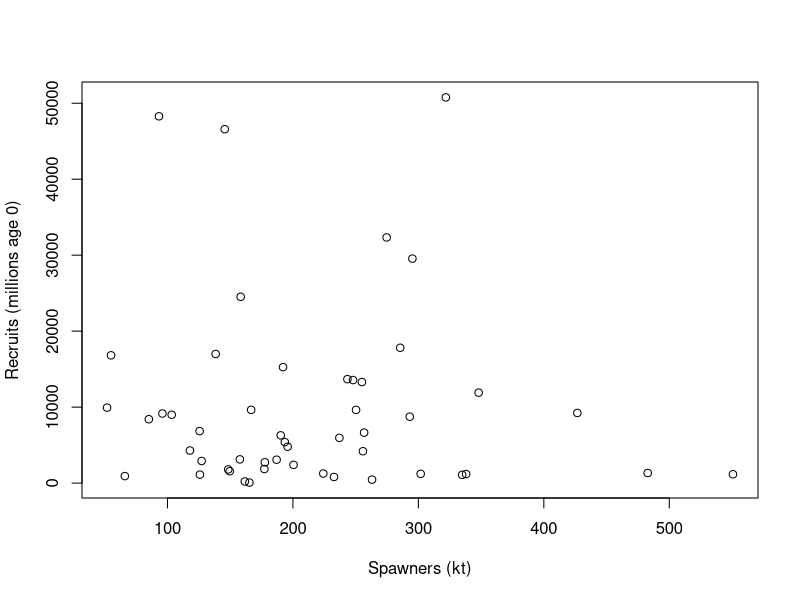
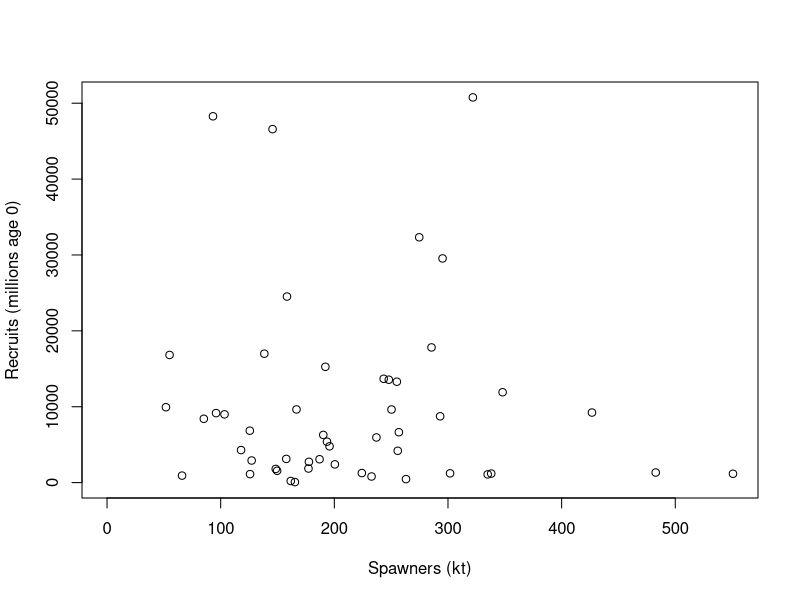
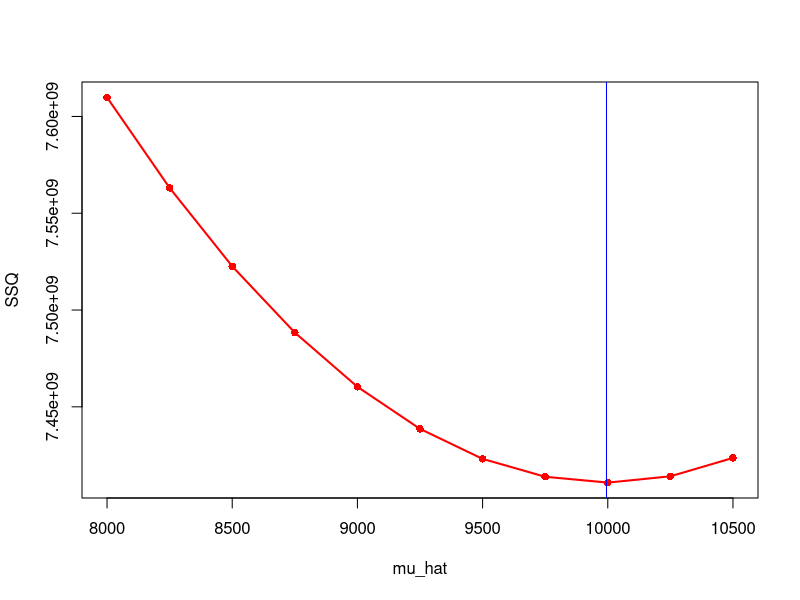
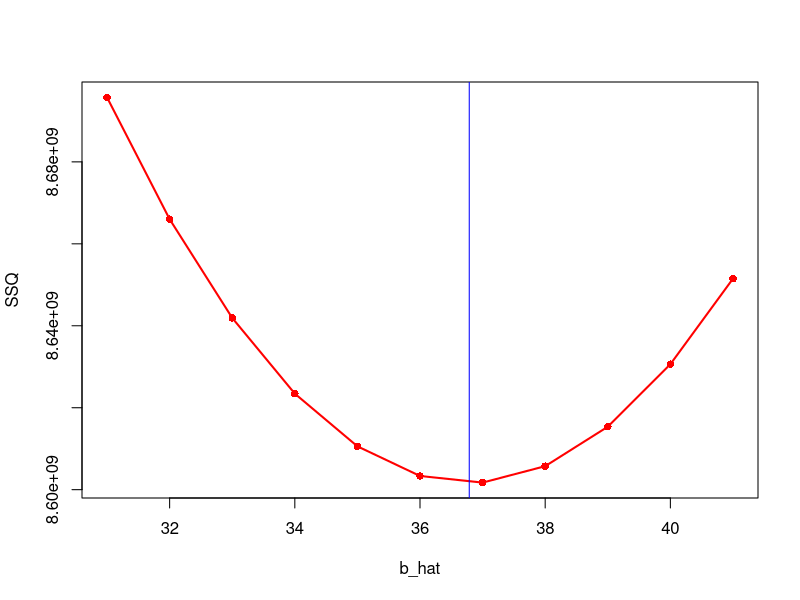
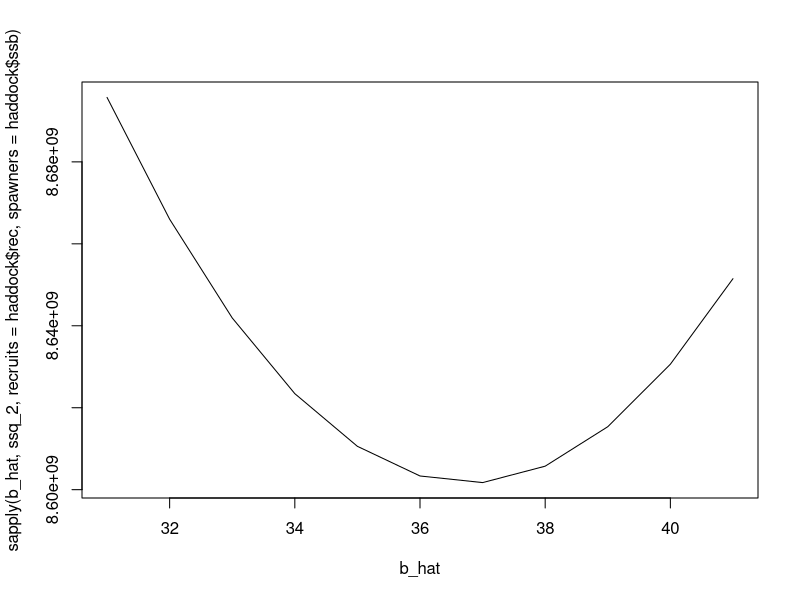
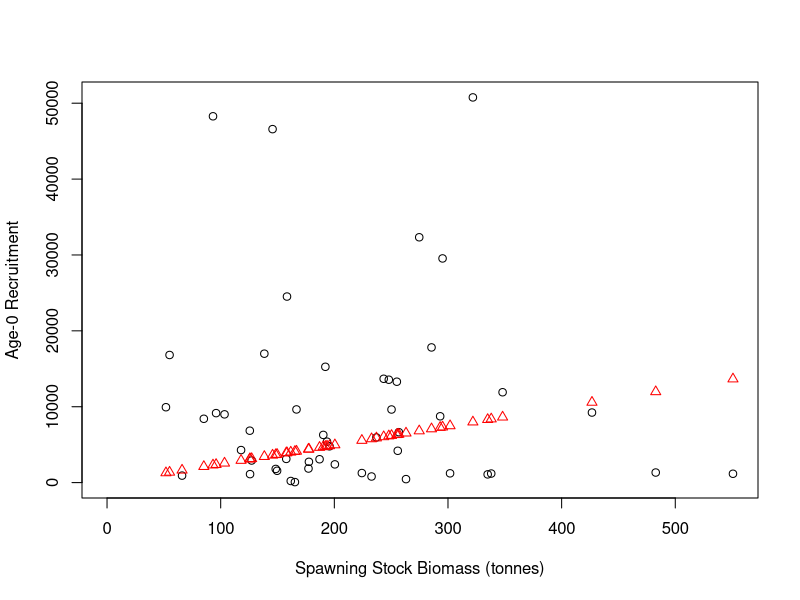
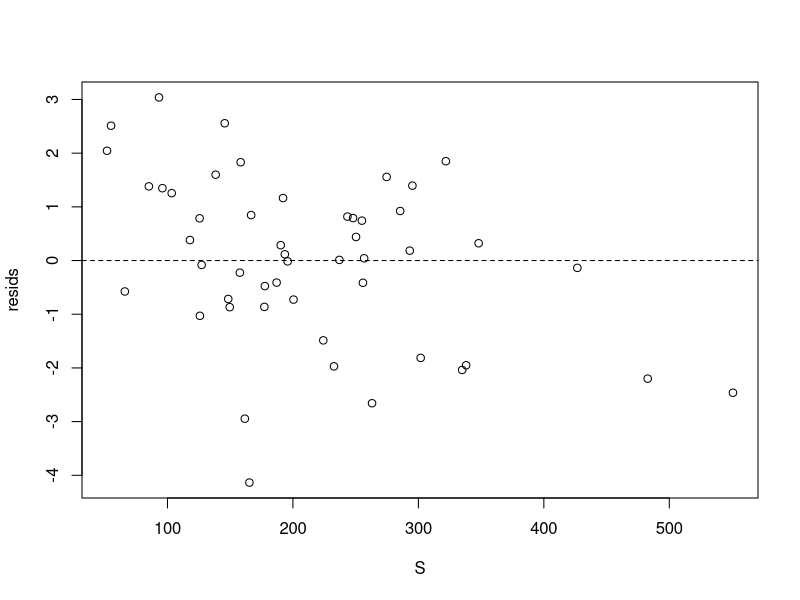
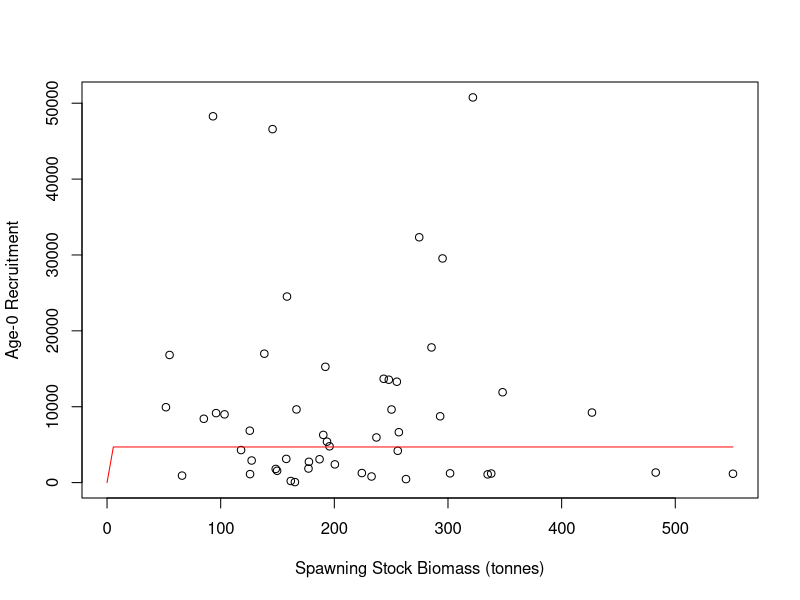

These charts were generated, in order, by the following R code:
# Fitting Models to Data in R

# Colin Millar, modified from Iago Mosqueira and Ernesto Jardim

# This script shows the steps followed to fit a stock-recruitment model to
# in the file 'northern_shelf_haddock_SR.csv'


#==============================================================================
# Load and explore data
#==============================================================================

# load data from comma-separated file to data.frame
haddock <- read.csv(file = '02_Model_fitting/northern_shelf_haddock_SR.csv', header = TRUE)

# take a look at what we have
head(haddock) # this looks at the first 6 rows
str(haddock) # this lets us inspect what the columns contain

# lets rename some columns because I am lazy and want the code to be
# readable and easier to type
names(haddock)
names(haddock) <- c("yc", "ssb", "rec")
head(haddock)

# to access the diffrent columns use '$' i.e to see the SSB values:
haddock$ssb
# and to see observed recruitment
haddock$rec

# initial plot of SSB vs. recruits
plot(
  rec ~ ssb,
  data = haddock, # look in haddock for x and y values
  xlab = "Spawners (kt)",
  ylab = "Recruits (millions age 0)"
)

# probably better to set x and y limits to start at zero
plot(
  rec ~ ssb,
  data = haddock, # look in haddock for x and y values
  xlim = c(0, max(ssb)), # set x limits
  ylim = c(0, max(rec)), # set y limits
  xlab = "Spawners (kt)",
  ylab = "Recruits (millions age 0)"
)



###############################################################################
# Some haddocke to mimic what was done in the lecture
###############################################################################

# estimate the mean
####################

# analytical solution
mu <- sum(haddock$rec) / length(haddock$rec)

# define a range of estimates to try
mu_hat <- seq(8000, 10500, by = 250)

# create a matrix of residuals, like in the spreadsheet
recruits <- matrix(haddock$rec, nrow = length(haddock$rec), ncol = length(mu_hat), byrow = FALSE)
mu_hats <- matrix(mu_hat, nrow = length(haddock$rec), ncol = length(mu_hat), byrow = TRUE)

residuals <- recruits - mu_hats

SSQ <- colSums(residuals^2)

# plot the sums of squares line
plot(mu_hat, SSQ, col = "red", lwd = 2, type = "l")
points(mu_hat, SSQ, col = "red", pch = 16)
abline(v = mu, col = "blue")


# estimate the mean
####################

# analytical solution
b <- sum(haddock$rec * haddock$ssb) / sum(haddock$ssb^2)

# define a range of estimates to try
b_hat <- seq(31, 41, by = 1)

# create a matrix of residuals, like in the spreadsheet
recruits <- matrix(haddock$rec, nrow = length(haddock$rec), ncol = length(b_hat), byrow = FALSE)
spawners <- matrix(haddock$ssb, nrow = length(haddock$rec), ncol = length(b_hat), byrow = FALSE)
b_hats <- matrix(b_hat, nrow = length(haddock$rec), ncol = length(b_hat), byrow = TRUE)

residuals <- recruits - spawners * b_hats

SSQ <- colSums(residuals^2)

# plot the sums of squares line
plot(b_hat, SSQ, col = "red", lwd = 2, type = "l")
points(b_hat, SSQ, col = "red", pch = 16)
abline(v = b, col = "blue")

# here is a quick attempt at turning this into a function

ssq_2 <- function(b, recruits, spawners) {
  residuals <- recruits - spawners * b
  sum(residuals^2)
}

plot(
  b_hat,
  sapply(b_hat, ssq_2, recruits = haddock$rec, spawners = haddock$ssb),
  type = "l"
)




###############################################################################
# We are now going to demonstrate the same techniques employed in the spreadsheet
# solution to the assignment
###############################################################################

#==============================================================================
# Beverton and holt recruitmet model R=b1*S/(b2+S)
#==============================================================================


#------------------------------------------------------------------------------
# (1) Calculate predicted R for each year
# Rpred = b1 * S / (b2 + S)
#------------------------------------------------------------------------------

# starting values for b1 and b2
a <- 1
b <- 1

# set up the other variables (i.e. S)
S <- haddock$ssb

Rpred <- a * S / (b + S)

#------------------------------------------------------------------------------
# (2) Calculate log residuals, Ln(obs/pred)
#------------------------------------------------------------------------------

# assign observed recruitment
Robs <- haddock$rec

resids <- log(Robs / Rpred) # = log(Robs) - log(Rpred)

# note that in R, log is the natural log:
?log # see the help file for the log function
log(exp(1))
log(exp(10))

#------------------------------------------------------------------------------
# (3) Calculate sum of squared residuals
#------------------------------------------------------------------------------

?sum # see the help file for sum
ssq_resids <- sum(resids^2)

#------------------------------------------------------------------------------
# (4) Minimize sum-of-squares with solver by adjusting a and b
#------------------------------------------------------------------------------

# to do this, we need to set up a function that takes
# a and b as input, and returns the sums of squared residuals

# in R a function is a collection of steps: i.e.
add <- function(b1, b2) {
  b1 + b2
}
add(1, 2)
# 3

# the sums of squares function is collection of the previous 3 steps:
ssq <- function(a, b) {
  # 1. Calculate predicted R for each year
  Rpred <- a * S / (b + S)
  # 2. Calculate log residuals, Ln(obs/pred)
  resids <- log(Robs / Rpred)
  # 3. Calculate sum of squared residuals
  ssq_resids <- sum(resids^2)

  # return
  ssq_resids
}

# lets test this out:
ssq(a, b)
ssq(1, 1)
ssq(2, 1)

# now we need to search over lots of values for b1 and b2 to
# find the minimum.
# There are lots of ways to do this, we will first look at the optim function.
# the help file for optim is:
?optim

ssq_optim <- function(par) {
  a <- par[1]
  b <- par[2]

  ssq(a, b)
}

# use c to combine the starting values into a vector
?c
par0 <- c(1, 1)

# lets test the new ssq funciton
ssq_optim(par0)

# lets run it..
opt <- optim(par0, ssq_optim)

opt

# it didn't do so well....  lets try with different starting values:
opt <- optim(c(32000000, 300), ssq_optim)

opt

# better now :)

#------------------------------------------------------------------------------
# (5) Plot observed and predicted R
#------------------------------------------------------------------------------

# get the parameter estimates from the optimisation
a <- opt$par[1]
b <- opt$par[2]

# predict recruitment
Rpred <- a * S / (b + S)

# plot
plot(Robs ~ S,
     xlim = c(0, max(S)), # set x limits
     ylim = c(0, max(Robs)), # set y limits
     xlab = 'Spawning Stock Biomass (tonnes)',
     ylab = 'Age-0 Recruitment')

# add predictions to the plot
points(Rpred ~ S, col = "red", pch = 2)


#------------------------------------------------------------------------------
# (6) Plot residuals
#------------------------------------------------------------------------------

# calculate residuals
resids <- log(Robs / Rpred)

# plot them
plot(resids ~ S)
# add in a reference line
abline(h = 0, lty = 2)





















###############################################################################
# We are now going to demonstrate the same solution, but taking advantage of
# the tools provided by a programming / scripting language
###############################################################################

#==============================================================================
# Beverton and holt recruitmet model R=b1*S/(b2+S)
#==============================================================================

#------------------------------------------------------------------------------
# (1) Calculate predicted R for each year
# Rpred = b1 * S / (b2 + S)
#------------------------------------------------------------------------------

# this time we will write a function to do this called bevholt
#  to be safe we will also pass in S
#  this way we know for sure wha values of S are being used

bevholt <- function(b, S) {
  b[1] * S / (b[2] + S)
}

# compute R at the starting values for b1 and b2
Rpred <- bevholt(c(1, 1), S = haddock$ssb)

# lets jump to step 4 ...

#------------------------------------------------------------------------------
# (4) Minimize sum-of-squares with solver by adjusting b1 and b2
#------------------------------------------------------------------------------

# now lets modify the ssq function to accept S and Robs,
# and use the function bevholt

# the sums of squares function is collection of the previous 3 steps:
ssq <- function(b, S, Robs) {
  # 1. Calculate predicted R for each year
  Rpred <- bevholt(b, S)
  # 2. Calculate log residuals, Ln(obs/pred)
  resids <- log(Robs / Rpred)
  # 3. Calculate sum of squared residuals
  ssq_resids <- sum(resids^2)

  # return
  ssq_resids
}

# lets test this out:
ssq(c(a, b), haddock$ssb, haddock$rec) # what to you notice this time?
ssq(c(1, 1), haddock$ssb, haddock$rec)
ssq(c(2, 2), haddock$ssb, haddock$rec)

# now we need to search over lots of values for b1 and b2 to
# find the minimum.

ssq_optim <- function(par, S, Robs) {
  b <- exp(par)

  ssq(b, S, Robs)
}

# use c to combine the starting values into a vector
par0 <- log(c(1, 1))

# lets test the new ssq funciton
ssq_optim(par0, S = haddock$ssb, Robs = haddock$rec)

# lets run it..
opt <- optim(par0, ssq_optim, S = haddock$ssb, Robs = haddock$rec)

opt

# the fit is not quite there yet, so lets try better starting values.
# this highlights the presence of multiple 'local' minima
par0 <- c(20, 5)
opt <- optim(par0, ssq_optim, S = haddock$ssb, Robs = haddock$rec)

opt


#------------------------------------------------------------------------------
# (5) Plot observed and predicted R
#------------------------------------------------------------------------------

# predict recruitment over the full S range
Spred <- seq(0, max(haddock$ssb), length.out = 100)
Rpred <- bevholt(exp(opt$par), S = Spred)

# plot
plot(rec ~ ssb,
     data = haddock, # pass in data this time
     xlim = c(0, max(S)), # set x limits
     ylim = c(0, max(Robs)), # set y limits
     xlab = 'Spawning Stock Biomass (tonnes)',
     ylab = 'Age-0 Recruitment')

# add predictions to the plot as a line
lines(Rpred ~ Spred, col = "red", pch = 2)
















###############################################################################
# The following is to demonstrate a techniques for calculating confidence
# intervals - this is not part of the course and purely for demonstation
# purposes
###############################################################################

# Bootstrapping is so called because it is like you are acheieving something
# from nothing.
#
# but in fact it is taking advantage of the fact that your samle of data
# contains information about how it varies...
#
# this can be seen from the residuals:

# lets run the fit again
fit <- optim(par0, ssq_optim, S = haddock$ssb, Robs = haddock$rec)

# and calculate the residuals
Rpred <- bevholt(exp(fit$par), haddock$ssb)
resids <- log( haddock$rec / Rpred)

# and plot a histogram
hist(resids, nclass = 20)

# the mean of the residuals is:
mean(resids)

# but is there not error in this?

# resample from this as if the resuduals are random and reclaculate the mean
r_star <- sample(resids,  replace = TRUE)
mean(r_star)

# do it again
r_star <- sample(resids, replace = TRUE)
mean(r_star)

# do it lots of times!
rmean_star <-
  replicate(10000, {
    r_star <- sample(resids, replace = TRUE)
    mean(r_star)
  })

hist(rmean_star)

#------------------------------------------------------------------------------
# so we are able to access the error inherent in the model fit?
#
# And we can propagate this through to the parameter estimates?
#------------------------------------------------------------------------------

# resample from the residuals as if the resuduals are random and reestimate the
# parameters
r_star <- sample(resids, replace = TRUE)
opt <- optim(par0, ssq_optim, S = haddock$ssb, Robs = Rpred + r_star)
opt$par

# do it again
r_star <- sample(resids, replace = TRUE)
opt <- optim(par0, ssq_optim, S = haddock$ssb, Robs = Rpred + r_star)
opt$par


# do it lots of times!
par_star <-
  replicate(10000, {
    r_star <- sample(resids, replace = TRUE)
    opt <- optim(par0, ssq_optim, S = haddock$ssb, Robs = Rpred * exp(r_star),
                 method = "BFGS")
    opt$par
  })

# separate b1 and b2 bootstrap simulations for ease of inspection
b1_star <- exp(par_star[1,])
b2_star <- exp(par_star[2,])

# plot histograms of simulations
hist(log(b1_star), nclass = 50)
# add confidence intervals
abline(v = quantile(log(b1_star), c(0.025, 0.975)), col = "red")
quantile(b1_star, c(0.025, 0.975))

# what does the 2D bootstrap simulation look like?
plot(log(b1_star), log(b2_star), pch = ".", col = grey(.5, alpha = 0.5))

# a colourful 2d densty plot
image(MASS::kde2d(log(b1_star), log(b2_star), n = 400),
      xlab = "log b1", ylab = "log b2",
      xlim = quantile(log(b1_star), c(0.025, 0.975)),
      ylim = quantile(log(b2_star), c(0.025, 0.975)),
      main = "bootstraped uncertainty in parameter estimates")
# plot the least squares estimate
points(fit$par[1], fit$par[2], pch = 16, col = "blue")



# plot
# predict recruitment over the full S range
Spred <- seq(0, max(haddock$ssb), length.out = 100)
Rpred <- apply(par_star, 2, function(x) bevholt(exp(x), S = Spred))

# plot a few curves to see the uncertainty in the relationship
matplot(Spred, Rpred[, sample(1:ncol(Rpred), 100)], type = "l", lty = 1, col = grey(0.5, alpha = 0.5),
        xlim = c(0, max(S)), # set x limits
        ylim = c(0, max(Robs)), # set y limits
        xlab = 'Spawning Stock Biomass (tonnes)',
        ylab = 'Age-0 Recruitment',
        main = "boostraped error in stock recruitment relationship")
# add the data
points(haddock$ssb, haddock$rec, type = "b", pch = 16, col = "red")
